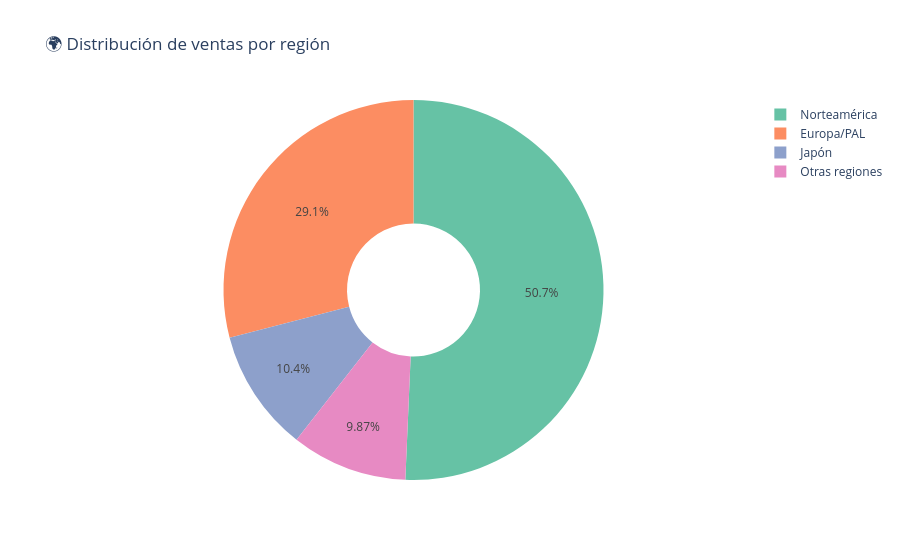

The cell this chart's notebook holds for it:
### Markdown cell above
## 8. Distribución regional de ventas

### Code cell
regiones = {
    'Norteamérica': df['na_sales'].sum(),
    'Europa/PAL': df['pal_sales'].sum(),
    'Japón': df['jp_sales'].sum(),
    'Otras regiones': df['other_sales'].sum()
}

fig = px.pie(
    names=list(regiones.keys()),
    values=list(regiones.values()),
    title='🌍 Distribución de ventas por región',
    color_discrete_sequence=px.colors.qualitative.Set2,
    hole=0.35
)
fig.show()

### Figure 1 — Plotly figure (JSON) as saved in the notebook; plotly's stock layout.template omitted (floating-point values rounded to 4 significant figures)
{"data": [{"domain": {"x": [0, 1], "y": [0, 1]}, "hole": 0.35, "hovertemplate": "label=%{label}<br>value=%{value}<extra></extra>", "labels": ["Norteamérica", "Europa/PAL", "Japón", "Otras regiones"], "legendgroup": "", "name": "", "showlegend": true, "type": "pie", "values": [3340.0, 1914.0, 685.0, 650.5]}], "layout": {"legend": {"tracegroupgap": 0}, "piecolorway": ["rgb(102,194,165)", "rgb(252,141,98)", "rgb(141,160,203)", "rgb(231,138,195)", "rgb(166,216,84)", "rgb(255,217,47)", "rgb(229,196,148)", "rgb(179,179,179)"], "title": {"text": "🌍 Distribución de ventas por región"}}}
